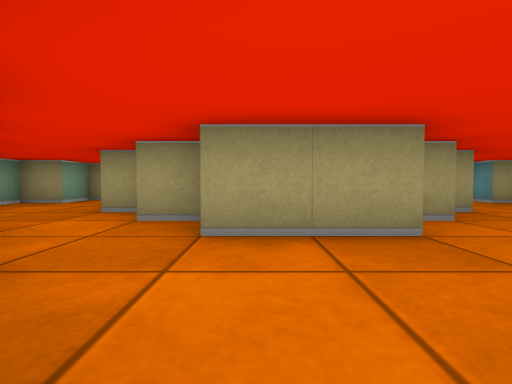
view 1 (above)

19 first-person views from a walk through a cub3D maze. The camera is about half as high as the walls, tilts 2° down and sees 85° across. The floor is counted in squares. Each view is taken from the middle of a square. On the plan, view 1 faces up. The plan holds only what a view shows up to about 9 squares ahead; the rest is blank.

view 2
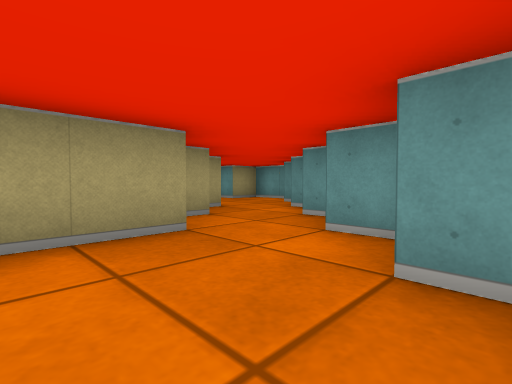

view 3
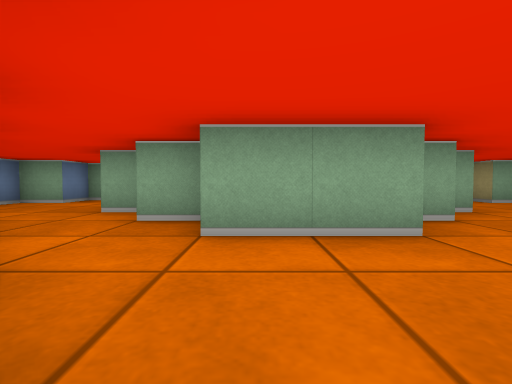

view 4
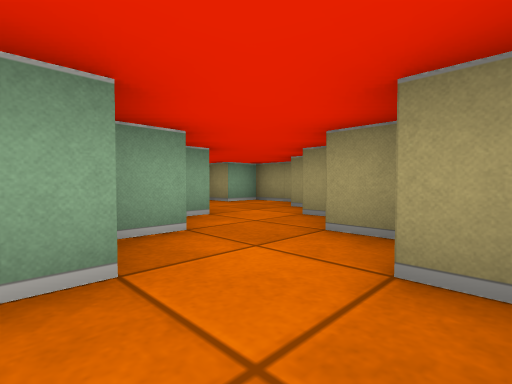

view 5
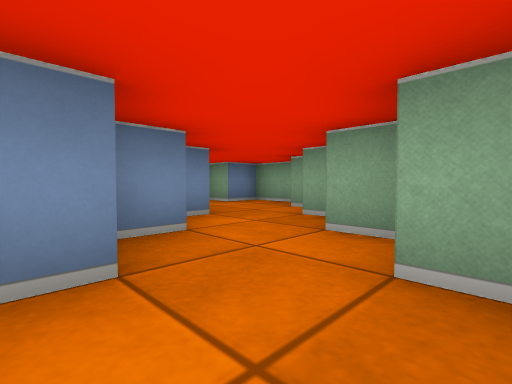

view 6
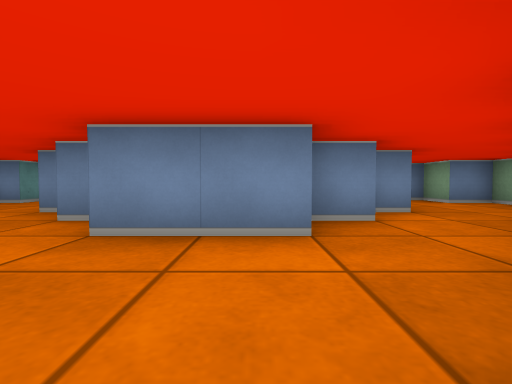

view 7
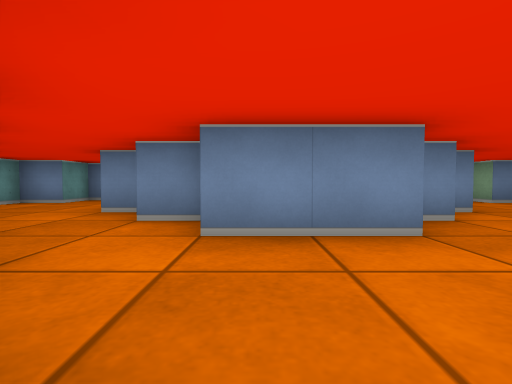

view 8
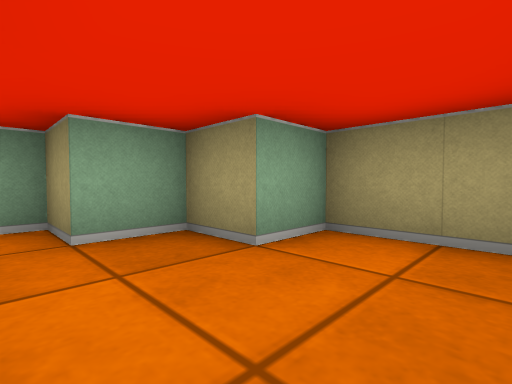

view 9
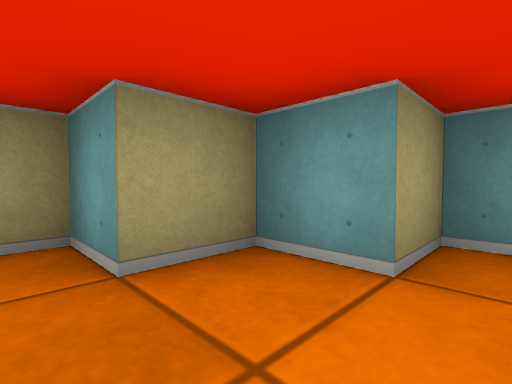

view 10
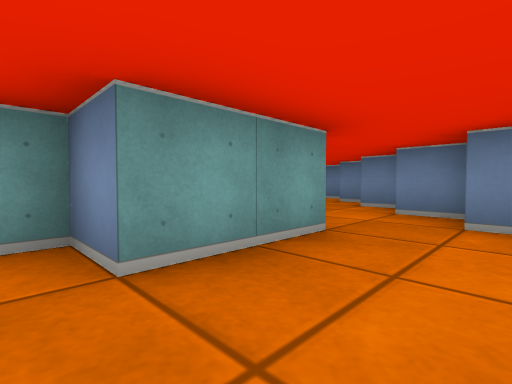

view 11
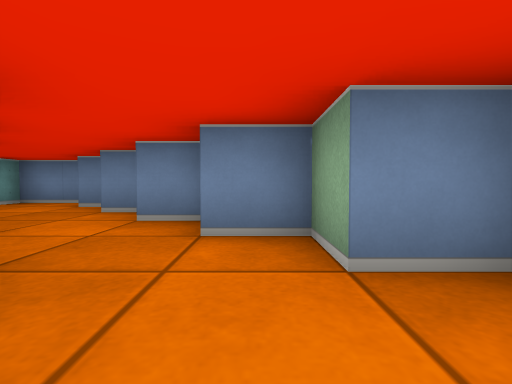

view 12
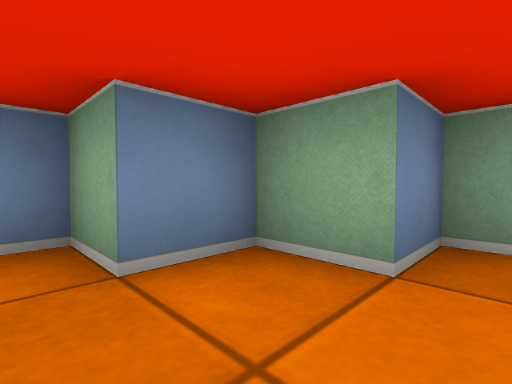

view 13
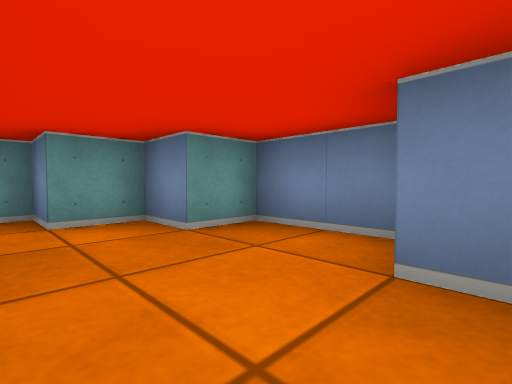

view 14
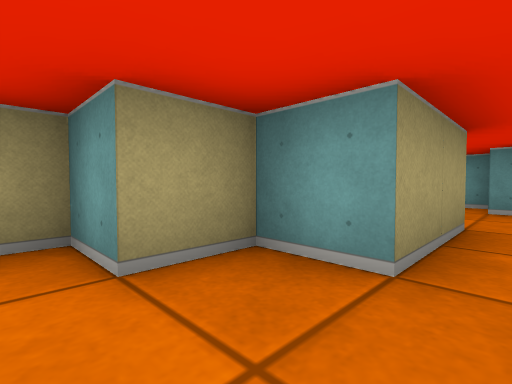

view 15
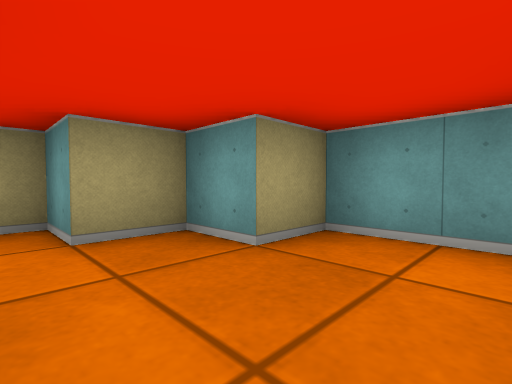

view 16
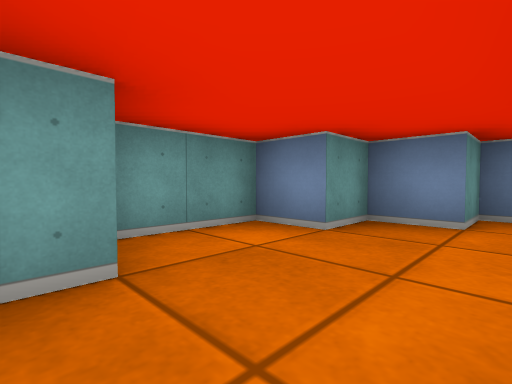

view 17
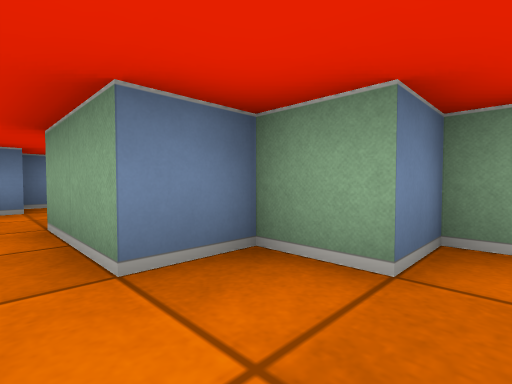

view 18
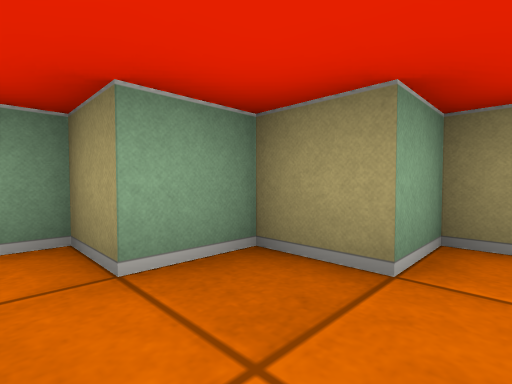

view 19
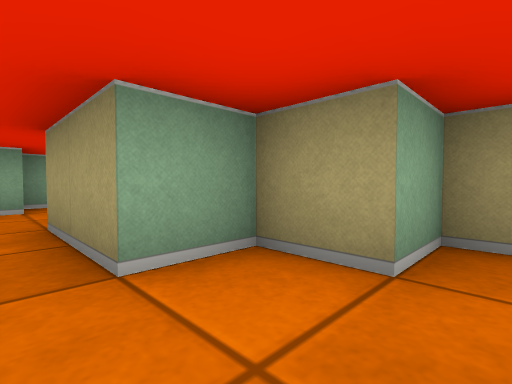

### Floor plan
Points are (right, up) in squares from view 1. A wall is a line through its corners. A room is listed if a view was taken in it or the views show most of it. See-through windows are left out.
Room 1 (views 1, 2, 3, 4, 5, 6, 7, 8, 9, 10, 11, 12, 13, 14, 15, 16, 17, 18, 19)
walls: (-0.6, 8.5) (1.5, 8.5) (1.5, 7.5) (2.5, 7.5) (2.5, 6.5) (3.5, 6.5) (3.5, 4.5) (2.5, 4.5) (2.5, 3.5) (1.5, 3.5) (1.5, 2.5) (-0.5, 2.5) (-0.5, 3.5) (-1.5, 3.5) (-1.5, 4.5) (-2.5, 4.5) (-2.5, 6.5) (-1.5, 6.5) (-1.5, 7); (-1.6, 7.5) (-0.6, 7.5); (3.5, 9) (3.5, 9.5) (2.5, 9.5) (2.5, 10.5) (1.5, 10.5) (1.5, 11.5) (-0.5, 11.5) (-0.5, 10.5) (-1.5, 10.5) (-1.5, 9.5) (-2.5, 9.5) (-2.5, 8.5) (-3.5, 8.5) (-3.5, 7.5) (-4.5, 7.5) (-4.5, 6.5) (-5.5, 6.5) (-5.5, 4.5) (-4.5, 4.5) (-4.5, 3.5) (-3.5, 3.5); (-3.5, 3) (-3.5, 2.5) (-2.5, 2.5) (-2.5, 1.5) (-1.5, 1.5) (-1.5, 0.5) (-0.5, 0.5) (-0.5, -0.5) (1.5, -0.5) (1.5, 0.5) (2.5, 0.5) (2.5, 1.5) (3.5, 1.5) (3.5, 2.5) (4.5, 2.5) (4.5, 3.5) (5.5, 3.5) (5.5, 4.5) (6.5, 4.5) (6.5, 6.5) (5.5, 6.5) (5.5, 7.5) (4.5, 7.5) (4.5, 8.5) (3.5, 8.5)

Where each view was taken, in squares from view 1:
view 1: 0 up, 0 right, facing up
view 2: 0 up, 0 right, facing up-right
view 3: 5 up, 6 right, facing left
view 4: 6 up, 5 right, facing up-left
view 5: 10 up, 0 right, facing down-left
view 6: 11 up, 0 right, facing down
view 7: 11 up, 1 right, facing down
view 8: 9 up, 1 right, facing up-left
view 9: 9 up, 1 right, facing up-right
view 10: 7 up, 4 left, facing down-right
view 11: 6 up, 4 left, facing down
view 12: 3 up, 1 left, facing down-left
view 13: 2 up, 1 left, facing down-right
view 14: 2 up, 2 left, facing up-right
view 15: 5 up, 4 right, facing up-right
view 16: 7 up, 4 right, facing down-right
view 17: 8 up, 4 right, facing down-left
view 18: 7 up, 2 left, facing up-left
view 19: 2 up, 3 right, facing up-left
